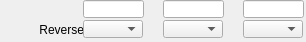
   <widget class="caFrame" name="caFrame_8">
    <property name="geometry">
     <rect>
      <x>432</x>
      <y>500</y>
      <width>306</width>
      <height>42</height>
     </rect>
    </property>
    <widget class="caLabel" name="caLabel_16">
     <property name="geometry">
      <rect>
       <x>0</x>
       <y>20</y>
       <width>84</width>
       <height>20</height>
      </rect>
     </property>
     <property name="frameShape">
      <enum>QFrame::NoFrame</enum>
     </property>
     <property name="text">
      <string>Reverse</string>
     </property>
     <property name="alignment">
      <set>Qt::AlignAbsolute|Qt::AlignRight|Qt::AlignTrailing|Qt::AlignVCenter</set>
     </property>
     <property name="fontScaleMode">
      <enum>ESimpleLabel::WidthAndHeight</enum>
     </property>
     <property name="foreground">
      <color>
       <red>0</red>
       <green>0</green>
       <blue>0</blue>
      </color>
     </property>
     <property name="background">
      <color alpha="0">
       <red>0</red>
       <green>0</green>
       <blue>0</blue>
      </color>
     </property>
    </widget>
    <widget class="caLineEdit" name="caLineEdit_24">
     <property name="geometry">
      <rect>
       <x>163</x>
       <y>0</y>
       <width>61</width>
       <height>18</height>
      </rect>
     </property>
     <property name="alignment">
      <set>Qt::AlignAbsolute|Qt::AlignCenter|Qt::AlignHCenter|Qt::AlignVCenter</set>
     </property>
     <property name="channel" stdset="0">
      <string>$(P)$(R)ReverseY_RBV</string>
     </property>
     <property name="foreground">
      <color>
       <red>10</red>
       <green>0</green>
       <blue>184</blue>
      </color>
     </property>
     <property name="background">
      <color>
       <red>187</red>
       <green>187</green>
       <blue>187</blue>
      </color>
     </property>
     <property name="colorMode">
      <enum>caLineEdit::Static</enum>
     </property>
     <property name="precisionMode">
      <enum>caLineEdit::Channel</enum>
     </property>
     <property name="limitsMode">
      <enum>caLineEdit::Channel</enum>
     </property>
     <property name="maxValue">
      <double>1.000000000000000</double>
     </property>
     <property name="minValue">
      <double>0.000000000000000</double>
     </property>
     <property name="fontScaleMode" stdset="0">
      <enum>caLineEdit::WidthAndHeight</enum>
     </property>
     <property name="formatType">
      <enum>caLineEdit::decimal</enum>
     </property>
    </widget>
    <widget class="caMenu" name="caMenu_8">
     <property name="geometry">
      <rect>
       <x>163</x>
       <y>20</y>
       <width>60</width>
       <height>18</height>
      </rect>
     </property>
     <property name="channel" stdset="0">
      <string>$(P)$(R)ReverseY</string>
     </property>
     <property name="colorMode">
      <enum>caMenu::Static</enum>
     </property>
     <property name="foreground">
      <color>
       <red>0</red>
       <green>0</green>
       <blue>0</blue>
      </color>
     </property>
     <property name="background">
      <color>
       <red>115</red>
       <green>223</green>
       <blue>255</blue>
      </color>
     </property>
    </widget>
    <widget class="caLineEdit" name="caLineEdit_25">
     <property name="geometry">
      <rect>
       <x>243</x>
       <y>0</y>
       <width>61</width>
       <height>18</height>
      </rect>
     </property>
     <property name="alignment">
      <set>Qt::AlignAbsolute|Qt::AlignCenter|Qt::AlignHCenter|Qt::AlignVCenter</set>
     </property>
     <property name="channel" stdset="0">
      <string>$(P)$(R)ReverseZ_RBV</string>
     </property>
     <property name="foreground">
      <color>
       <red>10</red>
       <green>0</green>
       <blue>184</blue>
      </color>
     </property>
     <property name="background">
      <color>
       <red>187</red>
       <green>187</green>
       <blue>187</blue>
      </color>
     </property>
     <property name="colorMode">
      <enum>caLineEdit::Static</enum>
     </property>
     <property name="precisionMode">
      <enum>caLineEdit::Channel</enum>
     </property>
     <property name="limitsMode">
      <enum>caLineEdit::Channel</enum>
     </property>
     <property name="maxValue">
      <double>1.000000000000000</double>
     </property>
     <property name="minValue">
      <double>0.000000000000000</double>
     </property>
     <property name="fontScaleMode" stdset="0">
      <enum>caLineEdit::WidthAndHeight</enum>
     </property>
     <property name="formatType">
      <enum>caLineEdit::decimal</enum>
     </property>
    </widget>
    <widget class="caMenu" name="caMenu_9">
     <property name="geometry">
      <rect>
       <x>243</x>
       <y>20</y>
       <width>60</width>
       <height>18</height>
      </rect>
     </property>
     <property name="channel" stdset="0">
      <string>$(P)$(R)ReverseZ</string>
     </property>
     <property name="colorMode">
      <enum>caMenu::Static</enum>
     </property>
     <property name="foreground">
      <color>
       <red>0</red>
       <green>0</green>
       <blue>0</blue>
      </color>
     </property>
     <property name="background">
      <color>
       <red>115</red>
       <green>223</green>
       <blue>255</blue>
      </color>
     </property>
    </widget>
    <widget class="caMenu" name="caMenu_10">
     <property name="geometry">
      <rect>
       <x>83</x>
       <y>20</y>
       <width>60</width>
       <height>18</height>
      </rect>
     </property>
     <property name="channel" stdset="0">
      <string>$(P)$(R)ReverseX</string>
     </property>
     <property name="colorMode">
      <enum>caMenu::Static</enum>
     </property>
     <property name="foreground">
      <color>
       <red>0</red>
       <green>0</green>
       <blue>0</blue>
      </color>
     </property>
     <property name="background">
      <color>
       <red>115</red>
       <green>223</green>
       <blue>255</blue>
      </color>
     </property>
    </widget>
    <widget class="caLineEdit" name="caLineEdit_26">
     <property name="geometry">
      <rect>
       <x>83</x>
       <y>0</y>
       <width>61</width>
       <height>18</height>
      </rect>
     </property>
     <property name="alignment">
      <set>Qt::AlignAbsolute|Qt::AlignCenter|Qt::AlignHCenter|Qt::AlignVCenter</set>
     </property>
     <property name="channel" stdset="0">
      <string>$(P)$(R)ReverseX_RBV</string>
     </property>
     <property name="foreground">
      <color>
       <red>10</red>
       <green>0</green>
       <blue>184</blue>
      </color>
     </property>
     <property name="background">
      <color>
       <red>187</red>
       <green>187</green>
       <blue>187</blue>
      </color>
     </property>
     <property name="colorMode">
      <enum>caLineEdit::Static</enum>
     </property>
     <property name="precisionMode">
      <enum>caLineEdit::Channel</enum>
     </property>
     <property name="limitsMode">
      <enum>caLineEdit::Channel</enum>
     </property>
     <property name="maxValue">
      <double>1.000000000000000</double>
     </property>
     <property name="minValue">
      <double>0.000000000000000</double>
     </property>
     <property name="fontScaleMode" stdset="0">
      <enum>caLineEdit::WidthAndHeight</enum>
     </property>
     <property name="formatType">
      <enum>caLineEdit::decimal</enum>
     </property>
    </widget>
   </widget>
